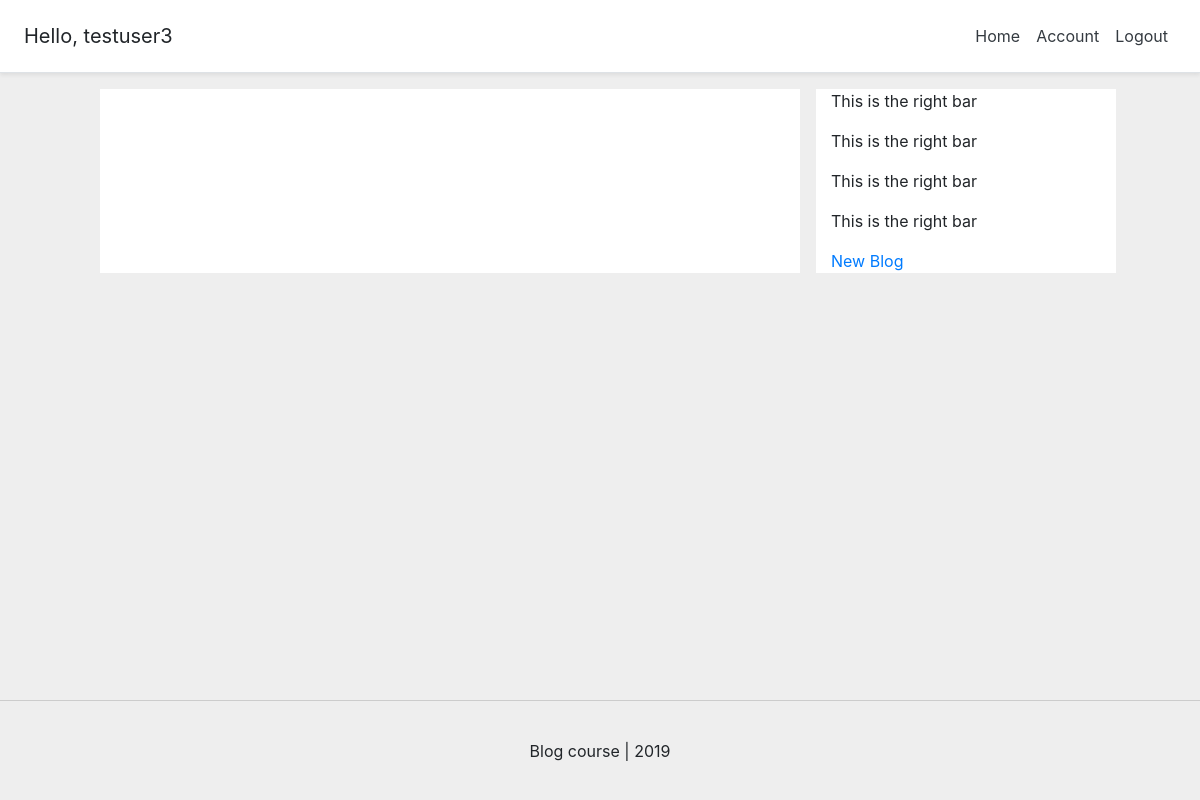
/ (signed in), run on an earlier commit of the app's database.
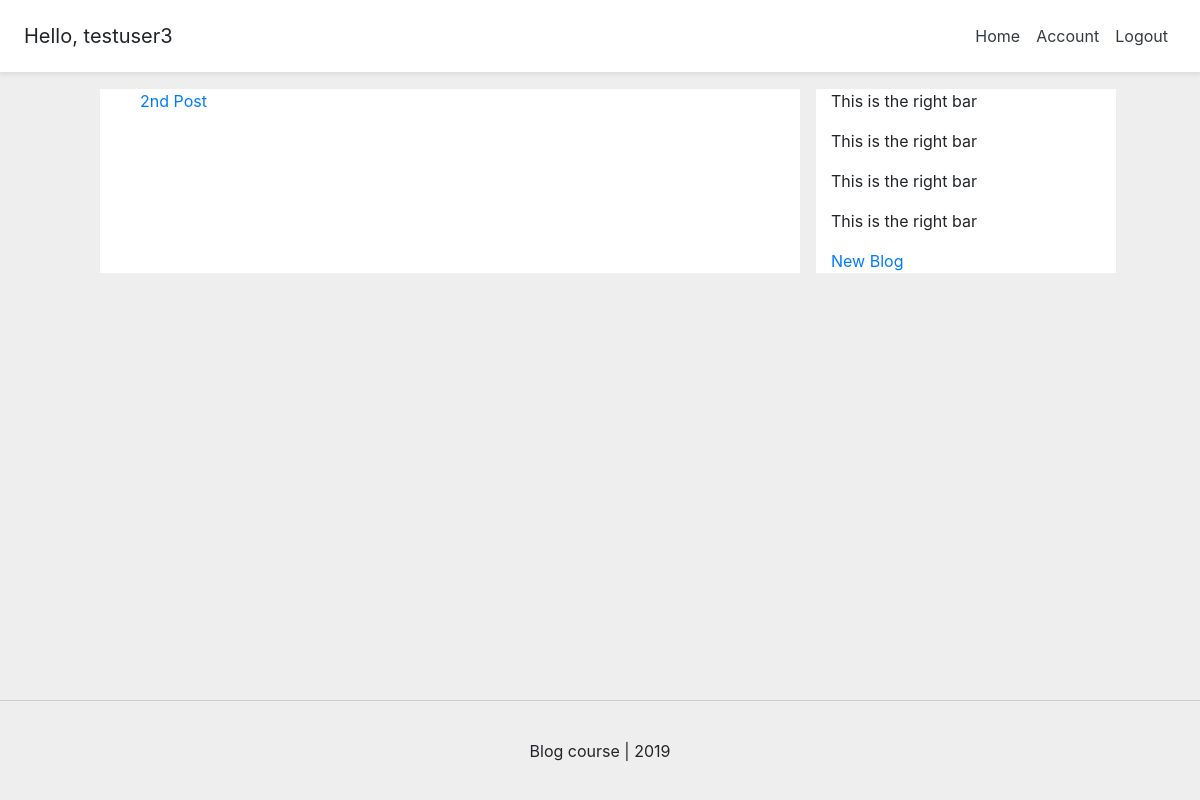
And on a later commit of the database.
### blog/models.py (models this page shows, shortened)
class BlogPost(models.Model):
    title = models.CharField(max_length=60, null=False, blank=False)
    body = models.TextField(max_length=5000, null=False, blank=False)
    image = models.ImageField(
        upload_to=upload_location, null=False, blank=False)
    date_published = models.DateTimeField(
        auto_now=True, verbose_name='date published')
    date_updated = models.DateTimeField(
        auto_now=True, verbose_name='date updated')
    author = models.ForeignKey(
        settings.AUTH_USER_MODEL, on_delete=models.CASCADE)
    slug = models.SlugField(blank=True, unique=True)

### personal/views.py (the view)
# urls.py: path('', homeview, name='home'),
def homeview(request):
    print(request.headers)
    user = request.user
    if user.is_authenticated:
        blogs = BlogPost.objects.filter(author=user)
        context = {
            'blogs': blogs
        }
        return render(request, 'personal/home.html', context)
    else:
        return redirect('login')

### personal/templates/personal/home.html (shortened to what this page needs)
{% extends "base.html" %}
{% block content %}
<div class='container-lg'>
    <div class='d-flex flex-wrap'>
        <div class='col-10 col-lg-7 offset-1 bg-white'>
            <ul>
                {% for post in blogs %}
                <li class='row'><a href="{% url 'blog:detail' post.slug %}">{{post.title}}</a></li>
                {% endfor %}
            </ul>
        </div>
        <div class='col-lg-3 d-none d-lg-block ml-3 bg-white'>
            <p>This is the right bar</p>
            <p>This is the right bar</p>
            <p>This is the right bar</p>
            <p>This is the right bar</p>
            <a href='{% url "blog:create" %}'>New Blog</a>
        </div>
    </div>
</div>
{% endblock content %}

What changed in the data, as far as the page shows it:
added BlogPost: title "2nd Post"
